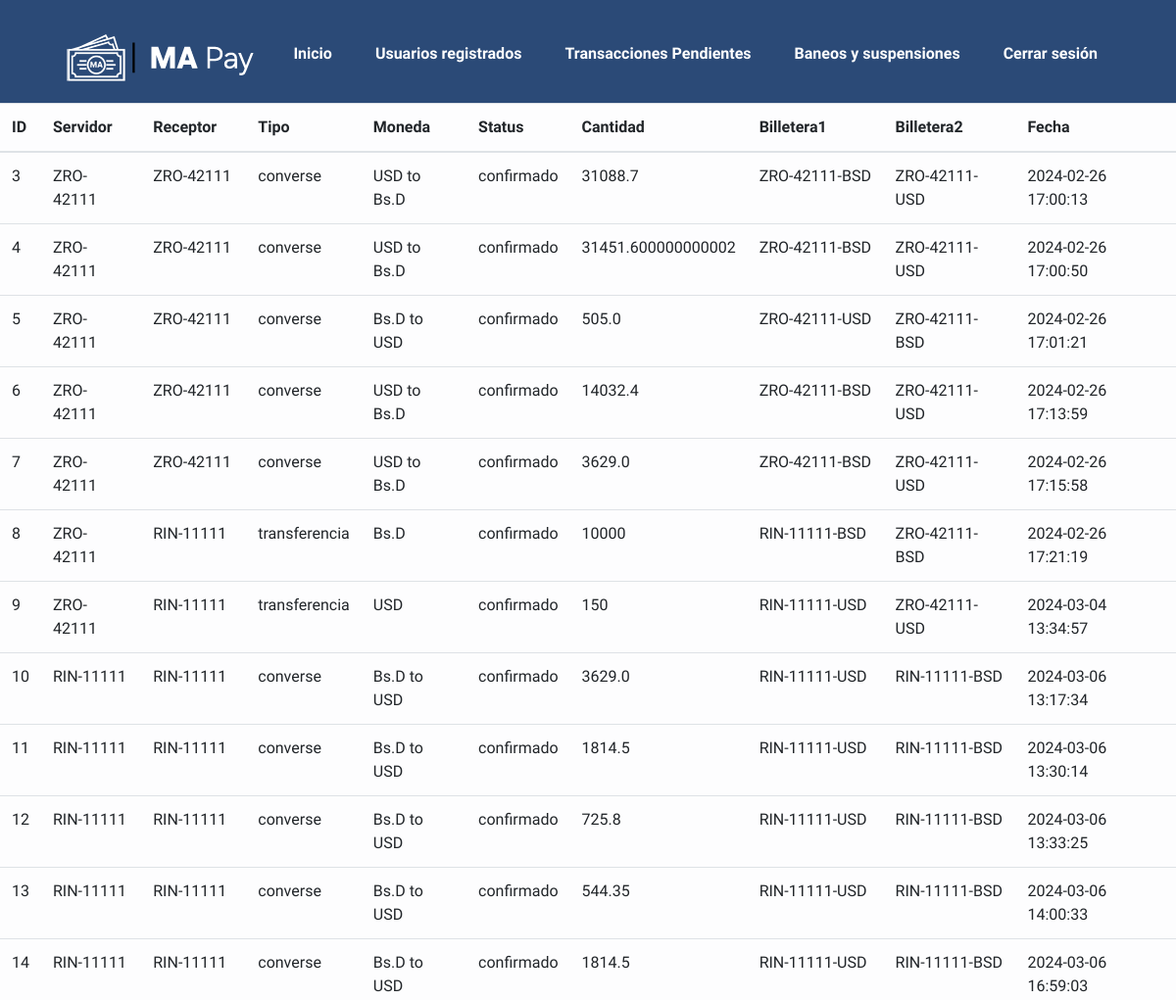
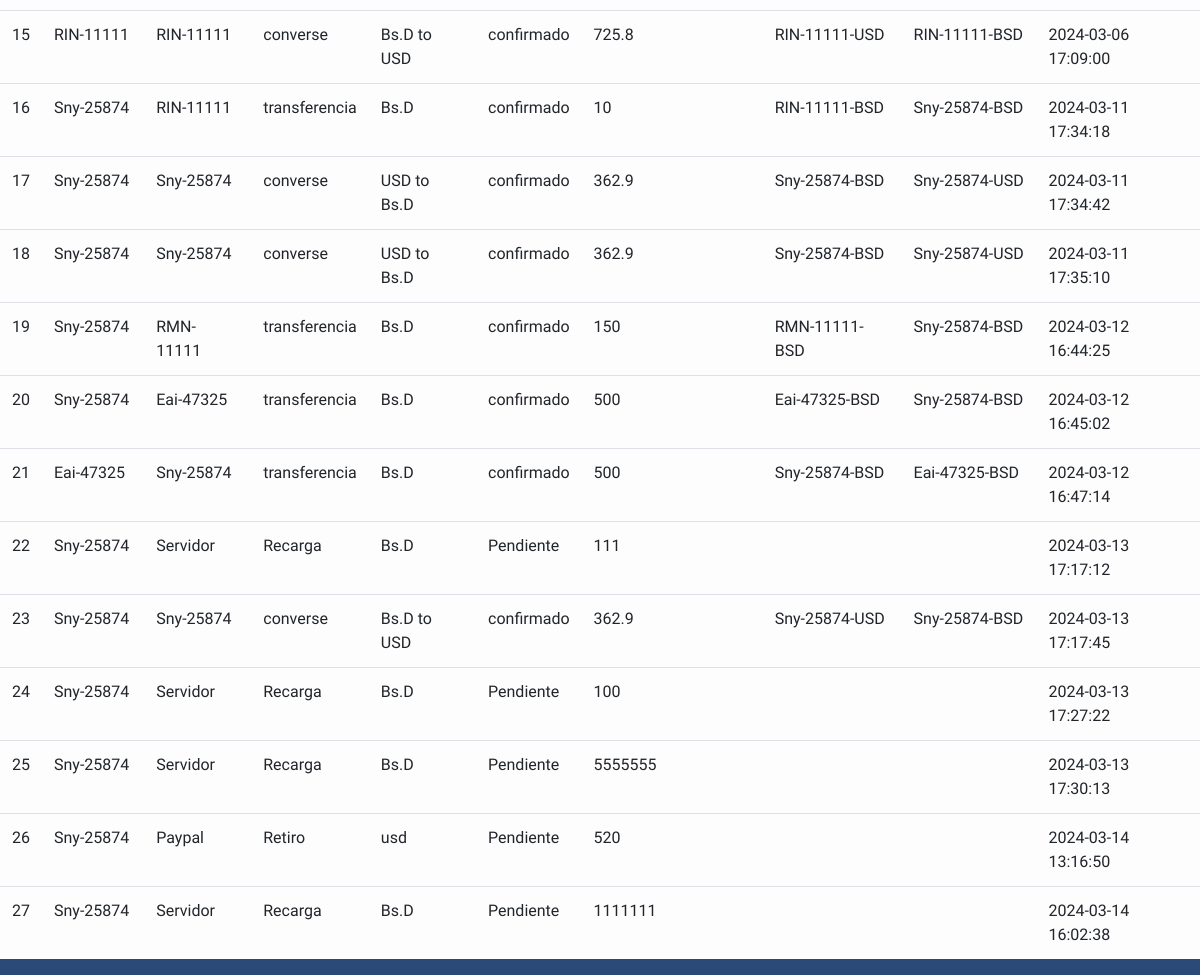
Page /Página/Transac.php (signed in) on the committed database (2 pictures, top to bottom).
### tables this page shows
CREATE TABLE `historial` (
  `ID` int(11) NOT NULL,
  `servidor` text NOT NULL,
  `recep` text NOT NULL,
  `tipo` text NOT NULL,
  `moneda` text NOT NULL,
  `status` text NOT NULL,
  `cantidad` text NOT NULL,
  `billetera1` text NOT NULL,
  `billetera2` text NOT NULL,
  `fecha` timestamp NOT NULL DEFAULT current_timestamp() ON UPDATE current_timestamp()
);

### Página/conext.php (the view)
<?php
include ("conex.php");
if($link){
    $query="SELECT * FROM historial";
    $resul=mysqli_query($link, $query);
    if($resul->num_rows>0){
while ($dato = mysqli_fetch_array($resul)){
$id = $dato['ID'];
$ser = $dato['servidor'];
$rec = $dato['recep'];
$tip = $dato['tipo'];
$mon = $dato['moneda'];
$sta = $dato['status'];
$can = $dato['cantidad'];
$bil1 = $dato['billetera1'];
$bil2 = $dato['billetera2'];
$fec = $dato['fecha'];
?>
<tr>
    <td><?= $id ?></td>
    <td><?= $ser ?></td>
    <td><?= $rec ?></td>
    <td><?= $tip ?></td>
    <td><?= $mon ?></td>
    <td><?= $sta ?></td>
    <td><?= $can ?></td>
    <td><?= $bil1 ?></td>
    <td><?= $bil2 ?></td>
    <td><?= $fec ?></td>
    </tr>
<?php
}
    }
}
?>

### Página/stilou.css (style rules this page uses)
* { font-family: "Sora", sans-serif; margin: 0; padding: 0; box-sizing: border-box; }
body { background-color: #2b4a77; background-position: center; background-size: cover; }

### rows in the picture
historial: ID "3", servidor "ZRO-42111", recep "ZRO-42111", tipo "converse", moneda "USD to Bs.D", status "confirmado", cantidad "31088.7", billetera1 "ZRO-42111-BSD", billetera2 "ZRO-42111-USD", fecha "2024-02-26 17:00:13"
historial: ID "4", servidor "ZRO-42111", recep "ZRO-42111", tipo "converse", moneda "USD to Bs.D", status "confirmado", cantidad "31451.600000000002", billetera1 "ZRO-42111-BSD", billetera2 "ZRO-42111-USD", fecha "2024-02-26 17:00:50"
historial: ID "5", servidor "ZRO-42111", recep "ZRO-42111", tipo "converse", moneda "Bs.D to USD", status "confirmado", cantidad "505.0", billetera1 "ZRO-42111-USD", billetera2 "ZRO-42111-BSD", fecha "2024-02-26 17:01:21"
historial: ID "6", servidor "ZRO-42111", recep "ZRO-42111", tipo "converse", moneda "USD to Bs.D", status "confirmado", cantidad "14032.4", billetera1 "ZRO-42111-BSD", billetera2 "ZRO-42111-USD", fecha "2024-02-26 17:13:59"
historial: ID "7", servidor "ZRO-42111", recep "ZRO-42111", tipo "converse", moneda "USD to Bs.D", status "confirmado", cantidad "3629.0", billetera1 "ZRO-42111-BSD", billetera2 "ZRO-42111-USD", fecha "2024-02-26 17:15:58"
historial: ID "8", servidor "ZRO-42111", recep "RIN-11111", tipo "transferencia", moneda "Bs.D", status "confirmado", cantidad "10000", billetera1 "RIN-11111-BSD", billetera2 "ZRO-42111-BSD", fecha "2024-02-26 17:21:19"
historial: ID "9", servidor "ZRO-42111", recep "RIN-11111", tipo "transferencia", moneda "USD", status "confirmado", cantidad "150", billetera1 "RIN-11111-USD", billetera2 "ZRO-42111-USD", fecha "2024-03-04 13:34:57"
historial: ID "10", servidor "RIN-11111", recep "RIN-11111", tipo "converse", moneda "Bs.D to USD", status "confirmado", cantidad "3629.0", billetera1 "RIN-11111-USD", billetera2 "RIN-11111-BSD", fecha "2024-03-06 13:17:34"
historial: ID "11", servidor "RIN-11111", recep "RIN-11111", tipo "converse", moneda "Bs.D to USD", status "confirmado", cantidad "1814.5", billetera1 "RIN-11111-USD", billetera2 "RIN-11111-BSD", fecha "2024-03-06 13:30:14"
historial: ID "12", servidor "RIN-11111", recep "RIN-11111", tipo "converse", moneda "Bs.D to USD", status "confirmado", cantidad "725.8", billetera1 "RIN-11111-USD", billetera2 "RIN-11111-BSD", fecha "2024-03-06 13:33:25"
historial: ID "13", servidor "RIN-11111", recep "RIN-11111", tipo "converse", moneda "Bs.D to USD", status "confirmado", cantidad "544.35", billetera1 "RIN-11111-USD", billetera2 "RIN-11111-BSD", fecha "2024-03-06 14:00:33"
historial: ID "14", servidor "RIN-11111", recep "RIN-11111", tipo "converse", moneda "Bs.D to USD", status "confirmado", cantidad "1814.5", billetera1 "RIN-11111-USD", billetera2 "RIN-11111-BSD", fecha "2024-03-06 16:59:03"
historial: ID "15", servidor "RIN-11111", recep "RIN-11111", tipo "converse", moneda "Bs.D to USD", status "confirmado", cantidad "725.8", billetera1 "RIN-11111-USD", billetera2 "RIN-11111-BSD", fecha "2024-03-06 17:09:00"
historial: ID "16", servidor "Sny-25874", recep "RIN-11111", tipo "transferencia", moneda "Bs.D", status "confirmado", cantidad "10", billetera1 "RIN-11111-BSD", billetera2 "Sny-25874-BSD", fecha "2024-03-11 17:34:18"
historial: ID "17", servidor "Sny-25874", recep "Sny-25874", tipo "converse", moneda "USD to Bs.D", status "confirmado", cantidad "362.9", billetera1 "Sny-25874-BSD", billetera2 "Sny-25874-USD", fecha "2024-03-11 17:34:42"
historial: ID "18", servidor "Sny-25874", recep "Sny-25874", tipo "converse", moneda "USD to Bs.D", status "confirmado", cantidad "362.9", billetera1 "Sny-25874-BSD", billetera2 "Sny-25874-USD", fecha "2024-03-11 17:35:10"
historial: ID "19", servidor "Sny-25874", recep "RMN-11111", tipo "transferencia", moneda "Bs.D", status "confirmado", cantidad "150", billetera1 "RMN-11111-BSD", billetera2 "Sny-25874-BSD", fecha "2024-03-12 16:44:25"
historial: ID "20", servidor "Sny-25874", recep "Eai-47325", tipo "transferencia", moneda "Bs.D", status "confirmado", cantidad "500", billetera1 "Eai-47325-BSD", billetera2 "Sny-25874-BSD", fecha "2024-03-12 16:45:02"
historial: ID "21", servidor "Eai-47325", recep "Sny-25874", tipo "transferencia", moneda "Bs.D", status "confirmado", cantidad "500", billetera1 "Sny-25874-BSD", billetera2 "Eai-47325-BSD", fecha "2024-03-12 16:47:14"
historial: ID "22", servidor "Sny-25874", recep "Servidor", tipo "Recarga", moneda "Bs.D", status "Pendiente", cantidad "111", fecha "2024-03-13 17:17:12"
historial: ID "23", servidor "Sny-25874", recep "Sny-25874", tipo "converse", moneda "Bs.D to USD", status "confirmado", cantidad "362.9", billetera1 "Sny-25874-USD", billetera2 "Sny-25874-BSD", fecha "2024-03-13 17:17:45"
historial: ID "24", servidor "Sny-25874", recep "Servidor", tipo "Recarga", moneda "Bs.D", status "Pendiente", cantidad "100", fecha "2024-03-13 17:27:22"
historial: ID "25", servidor "Sny-25874", recep "Servidor", tipo "Recarga", moneda "Bs.D", status "Pendiente", cantidad "5555555", fecha "2024-03-13 17:30:13"
historial: ID "26", servidor "Sny-25874", recep "Paypal", tipo "Retiro", moneda "usd", status "Pendiente", cantidad "520", fecha "2024-03-14 13:16:50"
historial: ID "27", servidor "Sny-25874", recep "Servidor", tipo "Recarga", moneda "Bs.D", status "Pendiente", cantidad "1111111", fecha "2024-03-14 16:02:38"
